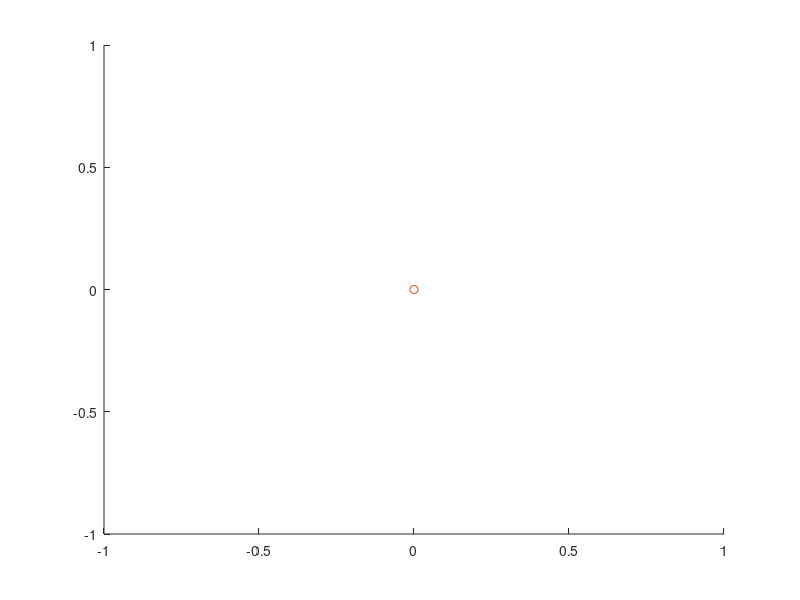

Write MATLAB code to recreate this figure. (Note: this script raises an error after producing the figure.)
clc; clear; close all;
neq=2; mu=-0.015; b=-10;omega=1;

% sub
% mu=-0.1;
p = [-1 0 1 0 mu 0];
r = roots(p);
r=r(end);
om=1;
% b=1;
omEff=om+b*r^2;
f=omEff/2/pi;
T=1/f;
%
np=100;
dt=T/np;
g=zeros(2*np,1);
J=zeros(2*np);
J2=zeros(2*np);
u=zeros(2*np,1)+3;
% r=sqrt(-mu)
% r=0.05

x=r*cos(linspace(0,2*pi,np+1)); x=x+rand(1,length(x)).*x*0.1;
y=r*sin(linspace(0,2*pi,np+1)); y=y+rand(1,length(y)).*y*0.1;
u(1:2:end)=x(1:end-1); u(2:2:end)=y(1:end-1);
% plot(x,y); axis equal;

uM=[];
uM=[uM,u];
%%
% calc J and g
 for i=1:8
    for ip=1:np-1
    x=u(ip*2-1); y=u(ip*2); r=sqrt(x^2+y^2);
    xNext=u(mod(ip*2-1+neq-1,neq*np)+1); yNext=u(mod(ip*2+neq-1,neq*np)+1);
    xPrev=u(mod(ip*2-1-neq-1,neq*np)+1); yPrev=u(mod(ip*2-neq-1,neq*np)+1);
    g(ip*2-1)=(mu+r^2-r^4)*x-y*(omega+b*r^2)+(x-xNext)/dt;
    g(ip*2)=(mu+r^2-r^4)*y+x*(omega+b*r^2)+(y-yNext)/dt;
    
    J(ip*2-1,ip*2-1)=(mu+r^2-r^4)+x*(2*x-2*r^2*2*x)-y*b*2*x;
    J(ip*2-1,ip*2)=x*(2*y-2*r^2*2*y)-(omega+b*r^2)-y*(2*b*y);
    J(ip*2-1,mod(ip*2-1+neq-1,neq*np)+1)=-1/dt;
    J(ip*2-1,ip*2-1)=1/dt;
  
    J(ip*2,ip*2-1)=y*(2*x-2*r^2*2*x)+(omega+b*r^2)+x*(2*b*x);
    J(ip*2,ip*2)=(mu+r^2-r^4)+y*(2*y-2*r^2*2*y)+x*b*2*y;
    J(ip*2,mod(ip*2+neq-1,neq*np)+1)=-1/dt;
    J(ip*2,ip*2)=1/dt;

%     J2(ip*2-1,mod(ip*2-1+neq-1,neq*np)+1)=-1/dt/2;
%     J2(ip*2-1,mod(ip*2-1-neq-1,neq*np)+1)=1/dt/2;
%   
%     J2(ip*2,mod(ip*2+neq-1,neq*np)+1)=-1/dt/2;
%     J2(ip*2,mod(ip*2-neq-1,neq*np)+1)=1/dt/2;
  
    end
    ip=np;
    x=u(ip*2-1); y=u(ip*2); r=sqrt(x^2+y^2);
    xNext=u(mod(ip*2-1+neq-1,neq*np)+1); yNext=u(mod(ip*2+neq-1,neq*np)+1);
    xPrev=u(mod(ip*2-1-neq-1,neq*np)+1); yPrev=u(mod(ip*2-neq-1,neq*np)+1);
    g(ip*2-1)=(mu+r^2-r^4)*x-y*(omega+b*r^2)+(xPrev-xNext)/dt/2;
    g(ip*2)=(y-yNext)/dt;
    
    J(ip*2-1,ip*2-1)=(mu+r^2-r^4)+x*(2*x-2*r^2*2*x)-y*b*2*x;
    J(ip*2-1,ip*2)=x*(2*y-2*r^2*2*y)-(omega+b*r^2)-y*(2*b*y);
    J(ip*2-1,mod(ip*2-1+neq-1,neq*np)+1)=-1/dt/2;
    J(ip*2-1,mod(ip*2-1-neq-1,neq*np)+1)=1/dt/2;
  
%     J(ip*2,ip*2-1)=y*(2*x-2*r^2*2*x)+(omega+b*r^2)+x*(2*b*x);
%     J(ip*2,ip*2)=1;
    J(ip*2,mod(ip*2+neq-1,neq*np)+1)=-1/dt;
    J(ip*2,ip*2)=1/dt;

%     J2(ip*2-1,mod(ip*2-1+neq-1,neq*np)+1)=-1/dt/2;
%     J2(ip*2-1,mod(ip*2-1-neq-1,neq*np)+1)=1/dt/2;
%   
%     J2(ip*2,mod(ip*2+neq-1,neq*np)+1)=-1/dt/2;
%     J2(ip*2,mod(ip*2-neq-1,neq*np)+1)=1/dt/2;
  
    %
    du=-J\g;
   
    norm(du)
    u=u+du;
    uM=[uM,u];
 end
%%
hold on;
% u=u-du2;
plot(u(1:2:end),u(2:2:end))
plot(u(1:2:1),u(2:2:2),'o')
% plot(u(1:2:end)+utang(1:2:end),u(2:2:end)+utang(2:2:end))
% plot([u(1:2:end), u(1:2:end)+utang(1:2:end)]',[u(2:2:end),u(2:2:end)+utang(2:2:end)]'); axis equal
% plot([u(1:2:end), u(1:2:end)+du(1:2:end)]',[u(2:2:end),u(2:2:end)+du(2:2:end)]','-o'); axis equal
% plot([u(1:2:end), u(1:2:end)+du(1:2:end)]',[u(2:2:end),u(2:2:end)+du(2:2:end)]','-x'); 

%%
plot(uM(1:2:end,:),uM(2:2:end,:))
%%
close all;
f=figure(Position=[2200 202 911 598]); fnts=14;
% f=figure(Position=[2200 202 300 300]); fnts=14;
% hold on;
set(f,'defaulttextinterpreter','latex')


hold on;
plot(uM(1:2:end,1),uM(2:2:end,1))
plot(uM(1:2:end,end),uM(2:2:end,end),'-o')

x=r*cos(linspace(0,2*pi,np+1));
y=r*sin(linspace(0,2*pi,np+1));
u(1:2:end)=x(1:end-1); u(2:2:end)=y(1:end-1);
plot(u(1:2:end),u(2:2:end),'-x')
axis equal;
% grid on;

h1=legend("iteration=0","iteration=8, resid=1e-16","analytical solution",Location="best");
set(h1, 'Interpreter','latex')
grid on; grid minor; 
set(gca,"FontSize",fnts,"FontName","Latin Modern Math");
xlabel("x"); ylabel("y"); title("Multi timestep newton method $ \vert$ subHoph $\mu=-0.015 $ $ \vert$ 100 points for period")
exportgraphics(gcf,'plot.png','Resolution',200)

%%
hold on;
plot(uM(1,:)',uM(2,:)'); axis equal;
plot(u(1:2:end),u(2:2:end))
%%
plot(sqrt(u(1:2:end).^2+u(2:2:end).^2))
%%
hold on;
plot(uM')
plot(sqrt(sum(uM.^2,1))')
